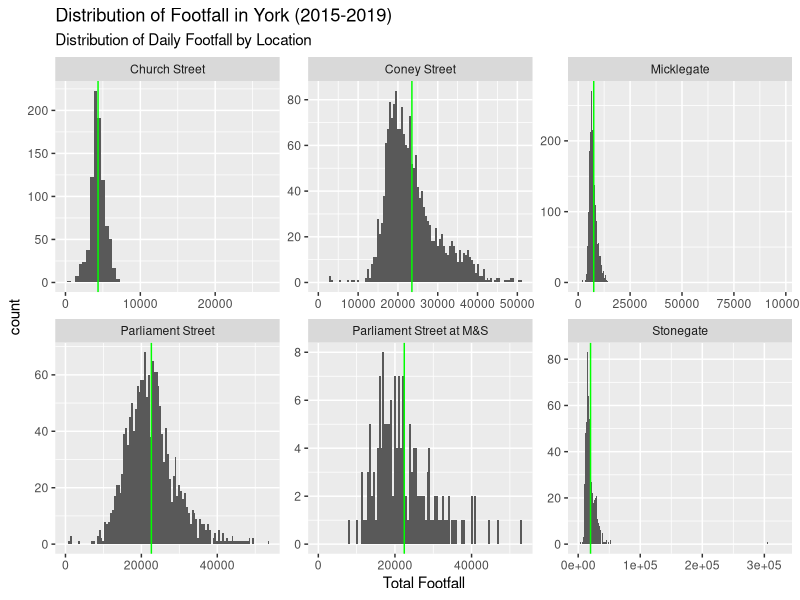
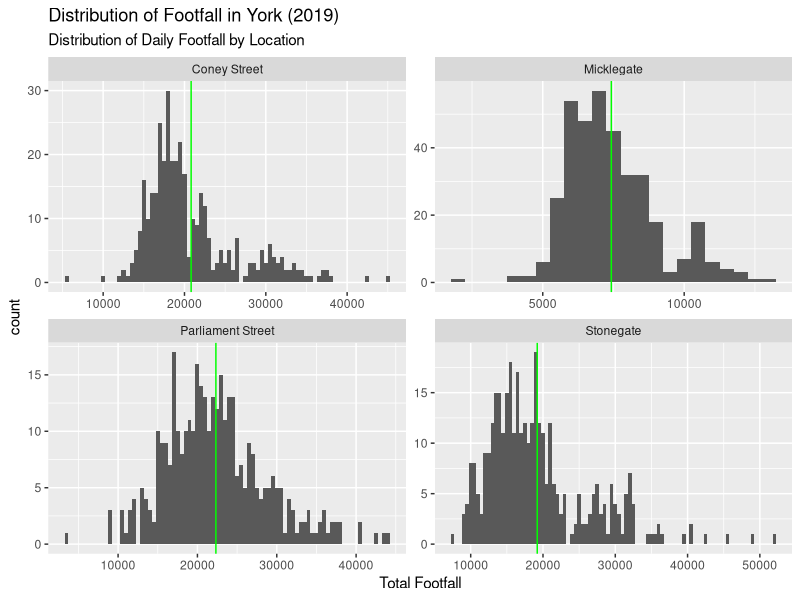
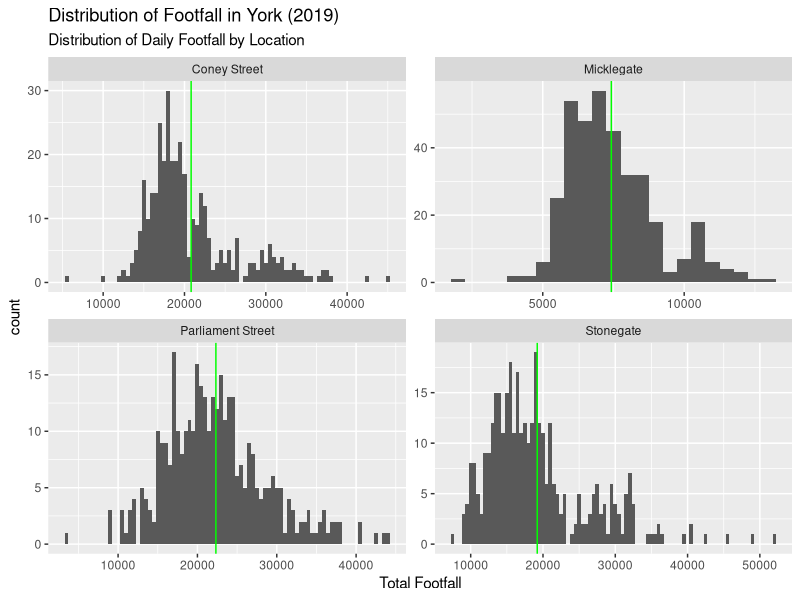

The R source for these figures, in order:
## ---- chunk 1

library(tidyverse)
library(dplyr)
library(gridExtra)
library(kableExtra)
options(width=100)

## ---- chunk 2
data <- read_csv('York_Footfall_data.csv')
str(data)
## ---- chunk 3
# Check missing values
colSums(is.na(data))

data |> 
  filter(is.na(TotalCount)) |> 
  select(Date, LocationName)
## ---- chunk 4
# Check the distribution of continuous, numeric data
# There are 2 numeric variables: total count and recording ID. However, recording ID will not be used in any analysis later so it will be excluded from consideration
# Find the mean of total count in each location
data_by_loc <- data |>  
  group_by(LocationName)|> 
  summarise(mean=mean(TotalCount, na.rm = TRUE))

# Plotting data distribution to histogram
data |> 
  ggplot(aes(x = TotalCount)) + 
  geom_histogram(binwidth = 500, na.rm = TRUE) + 
  facet_wrap(~ LocationName, scales = "free") +
  xlim(0, max(data$TotalCount)) +
  geom_vline(data=data_by_loc, aes(xintercept=mean), col="green") +
  labs(
    title = "Distribution of Footfall in York (2015-2019)",
    subtitle = "Distribution of Daily Footfall by Location",
    x = "Total Footfall"
    )
## ---- chunk 5
# Extract top 10 data from each location
top_10_counts <- data |> 
  group_by(LocationName) |> 
  arrange(desc(TotalCount)) |> 
  slice_max(TotalCount, n = 10) |> 
  select(LocationName, Date, WeekDay, TotalCount)

top_10_counts |> 
  kable(caption = "Top 10 Highest Footfall Values for Each Location") |>
  kable_styling() |> 
  scroll_box(height = "300px")
## ---- chunk 6
data_table <- data |> 
  group_by(LocationName) |> 
  summarize(
    FirstDate = min(Date, na.rm = TRUE),
    LastDate = max(Date, na.rm = TRUE),
    Mean = mean(TotalCount, na.rm = TRUE),
    Stdev = sd(TotalCount, na.rm = TRUE),
    Highest = max(TotalCount, na.rm = TRUE),
    Lowest = min(TotalCount, na.rm = TRUE)
  )

data_table |> 
  kable(caption = "Data Summary") |> 
  kable_styling()
## ---- chunk 7
# We will only use data from the year 2019 (last full year before COVID pandemic)
data_new <- data |> 
  filter(Date >= as.Date("2019-01-01"))

# Summary of data from 2019
data_table_new <- data_new |> 
  group_by(LocationName) |> 
  summarize(
    FirstDate = min(Date, na.rm = TRUE),
    LastDate = max(Date, na.rm = TRUE),
    Mean = mean(TotalCount, na.rm = TRUE),
    Stdev = sd(TotalCount, na.rm = TRUE),
    Highest = max(TotalCount, na.rm = TRUE),
    Lowest = min(TotalCount, na.rm = TRUE)
  )

data_table_new |> 
  kable(caption = "Data Summary") |> 
  kable_styling()
## ---- chunk 8
#Mean of total count in each locations
data_by_loc_new <- data_new |>  
  group_by(LocationName)|> 
  summarise(mean=mean(TotalCount, na.rm = TRUE))

#Histogram
data_new |> 
  ggplot() +
  geom_histogram(aes(x = TotalCount), binwidth = 500) +
  facet_wrap(~ LocationName, scales = "free") +
  geom_vline(data=data_by_loc_new, mapping=aes(xintercept=mean), col="green") +
  labs(
    title = "Distribution of Footfall in York (2019)",
    subtitle = "Distribution of Daily Footfall by Location",
    x = "Total Footfall"
    )
## ---- chunk 9
# Find the differences in means
data_new |> 
  filter(LocationName %in% c("Coney Street", "Stonegate")) |> 
  group_by(LocationName) |> 
  summarise(mean = mean(TotalCount)) |> 
  summarise(difference=diff(mean))

# t-test using all daily data, filter by 2 locations
t.test(TotalCount ~ LocationName, 
       data = data_new |> filter(LocationName %in% c("Coney Street", "Stonegate")))
## ---- chunk 10
# Weekend Data (Saturday and Sunday)
data_weekend <- data_new |> 
  filter(WeekDay %in% c("Saturday", "Sunday"),
         LocationName %in% c("Coney Street", "Stonegate"))

# Find differences in means
data_weekend |> 
  group_by(LocationName) |> 
  summarise(mean = mean(TotalCount)) |> 
  summarise(difference=diff(mean))

# t-test using weekend data
t.test(TotalCount ~ LocationName, data = data_weekend)
## ---- chunk 11
data_table_new <- data_new |> 
  group_by(LocationName) |> 
  summarize(
    FirstDate = min(Date, na.rm = TRUE),
    LastDate = max(Date, na.rm = TRUE),
    Mean = mean(TotalCount, na.rm = TRUE),
    Stdev = sd(TotalCount, na.rm = TRUE),
    Highest = max(TotalCount, na.rm = TRUE),
    Lowest = min(TotalCount, na.rm = TRUE)
  )

data_table_new |> 
  kable(caption = "Data Summary") |> 
  kable_styling()
## ---- chunk 12
data_by_loc_new <- data_new |>  
  group_by(LocationName)|> 
  summarise(mean=mean(TotalCount, na.rm = TRUE))

#Histogram
data_new |> 
  ggplot() +
  geom_histogram(aes(x = TotalCount), binwidth = 500) +
  facet_wrap(~ LocationName, scales = "free") +
  geom_vline(data=data_by_loc_new, mapping=aes(xintercept=mean), col="green") +
  labs(
    title = "Distribution of Footfall in York (2019)",
    subtitle = "Distribution of Daily Footfall by Location",
    x = "Total Footfall"
    )
